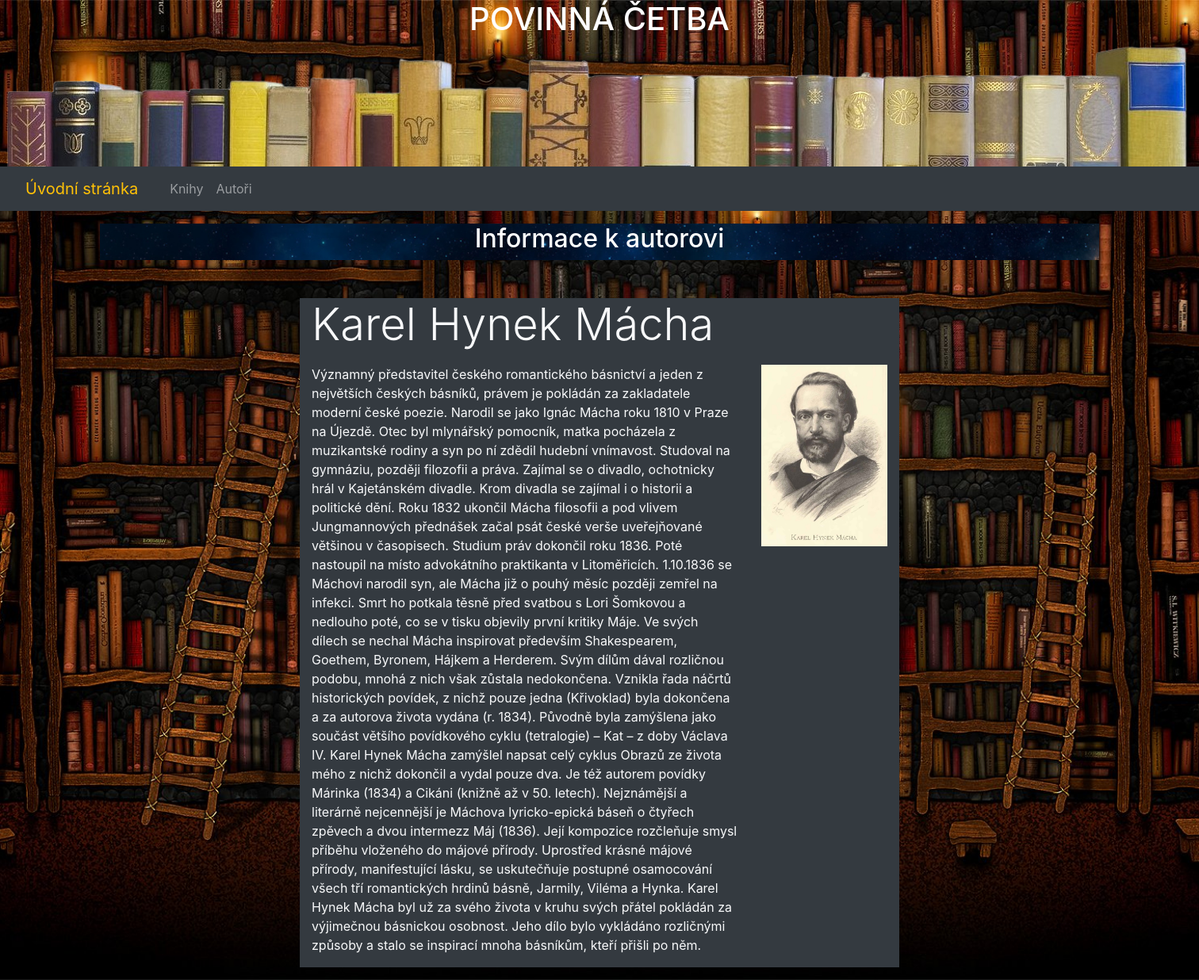
The page /books/authorlist/3/ on the database its author committed.
### books/models.py (models this page shows, shortened)
class Author(models.Model):
    name = models.CharField(max_length=250, unique=True)
    photo = models.ImageField(upload_to=poster_author_path,blank=True, null=True)
    bio = models.TextField(blank=True, null=True)
    class Meta:
        ordering = ["name"]

### books/views.py (the view)
# urls.py: path('authorlist/<int:pk>/', views.AuthorDetailView.as_view(), name='authordetail'),
class AuthorDetailView(DetailView):
    model = Author
    context_object_name = 'authors_detail'
    template_name = 'page/detailAuthor.html'

### books/templates/page/detailAuthor.html (shortened to what this page needs)
{% extends "base.html" %}
{% block content %}
<div class="row pt-3">
    <div class="col-md-1">
    </div>
    <div class="col-md-10 obrazek2">
        <h2 class="display-5 text-center">Informace k autorovi</h2>
    </div>
</div>
    <div class="row mt-5 mb-3">
        <div class="col-md-3">
        </div>
        <div class="col-lg-6 mb-3 bg-dark text-light">
            <h2 class="display-4 mb-3 ">{{ authors_detail.name }}</h2>
            <div class="row">
                <div class="col-md-9">{{ authors_detail.bio }}
                </div>
                <div class="col-md-3">{% if authors_detail.photo %}
                    <a href="{{ authors_detail.photo.url }}"><img src="{{ authors_detail.photo.url }}" class="img-fluid" alt="Obal knihy"></a>
                {% endif %}
                </div>
            </div>
        </div>
        </div>
    </div>
{% endblock %}

### books/static/css/stylesheet.css (style rules this page uses)
html, body { height: 100%; margin: 0; padding: 0; }
.box { background:url("../img/thumb-1920-26102.jpg"); height: 100%; background-attachment: fixed; background-position: center; background-repeat: no-repeat; background-size: cover; }
.obrazek2 { color: white; background:url("../img/table.jpg"); height: 100%; background-attachment: fixed; background-position: center; background-repeat: no-repeat; background-size: cover; }

### rows shown on the page
Author: name "Karel Hynek Mácha", bio "Významný představitel českého romantického básnictví a jeden z největších českých básníků, právem je pokládán za zakladatele moderní české poezie. Narodil se jako Ignác Mácha roku 1810 v Praze na Újezdě. Otec byl mlynářský pomocník, matka pocházela z muzikantské rodiny a syn po ní zdědil hudební vnímavost. Studoval na gymnáziu, později filozofii a práva. Zajímal se o divadlo, ochotnicky hrál v Kajetánském divadle. Krom divadla se zajímal i o historii a politické dění. Roku 1832 ukončil Mácha filosofii a pod vlivem Jungmannových přednášek začal psát české verše uveřejňované většinou v časopisech. Studium práv dokončil roku 1836. Poté nastoupil na místo advokátního praktikanta v Litoměřicích.…", photo (picture)
